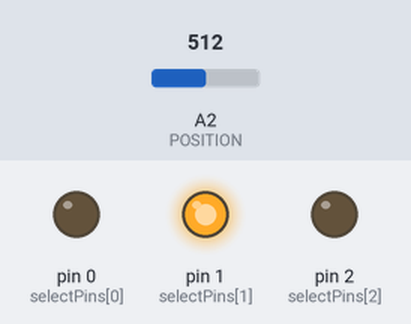
Bench run of a sketch on a simulated Arduino Uno, built with avr-gcc and run on an emulated ATmega328P. Shown: output pins drawn as LEDs (lit = HIGH). Inputs (shaded band) come from the test bench; at power-on: A2 (POSITION) = 512.

Above: at 1.2 s.
1.3 s: A2 (POSITION) set to 12
2.8 s: A2 (POSITION) set to 9
At 4.0 s:
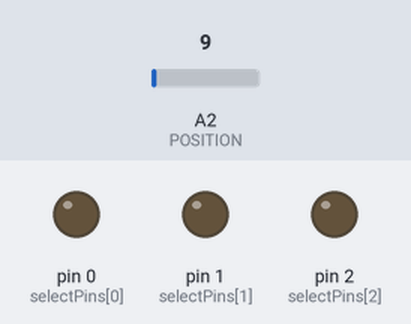
4.3 s: A2 (POSITION) set to 488
5.8 s: A2 (POSITION) set to 512
At 6.4 s:
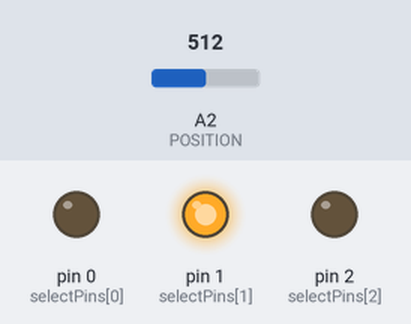
7.3 s: A2 (POSITION) set to 997
8.8 s: A2 (POSITION) set to 1014
At 9.9 s:
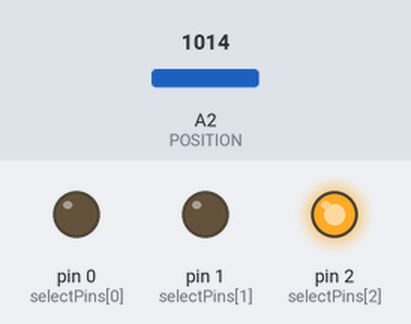
Timing chart, 0 to 11.3 s (numbered marks = the images above; inputs shaded):
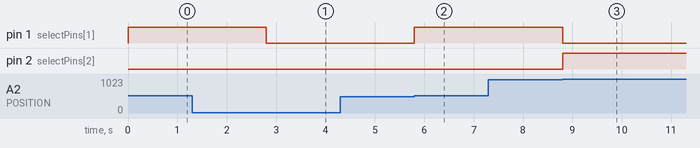

The sketch:

5-position-rotary-switcher.ino
```cpp
#define POSITION A2
#define LED 13

byte lastPin = 0xAA;
const int selectPins[3] = {0, 1, 2}; // S-pins to Arduino pins: S0~2, S1~3, S2~4

void setup() {
  pinMode(POSITION, INPUT);
  pinMode(0, OUTPUT);
  pinMode(1, OUTPUT);
  pinMode(2, OUTPUT);
}

void loop() {
  const int threshold = 10;

  int position = analogRead(POSITION);

  // The following line works for 5 positions)
  const int totalPositions = 5;
  const int expectedValues[] = {1024, 798, 512, 229, 0};

  for (int i = 0; i < totalPositions; i++) {
    if (evaluatePosition(position, expectedValues[i], threshold)) {
      selectMuxPin(totalPositions - 1 - i);
      break;
    }
  }
}

// Returns true if the expected position is within 1 of the given value
bool evaluatePosition(int position, int expectedValue, int threshold) {
  if (expectedValue == 0 && position == 0) {
    return true;
  }

  return (expectedValue <= (position + threshold) &&
      expectedValue >= (position - threshold));
}
// The selectMuxPin function sets the S0, S1, and S2 pins to select the give pin
void selectMuxPin(byte pin) {
  if (pin == lastPin) return; // Exit if we have already set this pin
  if (pin > 7) return; // Exit if pin is out of scope
  lastPin = pin;

  for (int i=0; i<3; i++) {
    if (pin & (1<<i))
      digitalWrite(selectPins[i], HIGH);
    else
      digitalWrite(selectPins[i], LOW);
  }
}
```

Measured:
- the behaviour switches between 11 and 10 on A2 (POSITION) (found by bisection; images 0 and 1)
- the behaviour switches between 501 and 502 on A2 (POSITION) (found by bisection; images 1 and 2)
- the behaviour switches between 1013 and 1014 on A2 (POSITION) (found by bisection; images 2 and 3)
- after the input at 1.3 s, every drawn part: stays the same
- after the input at 2.8 s, pin 1 (selectPins[1]): HIGH → LOW at once
- after the input at 4.3 s, every drawn part: stays the same
- after the input at 5.8 s, pin 1 (selectPins[1]): LOW → HIGH at once
- after the input at 7.3 s, every drawn part: stays the same
- after the input at 8.8 s, pin 1 (selectPins[1]): HIGH → LOW at once; pin 2 (selectPins[2]): LOW → HIGH at once
